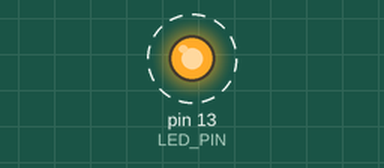
Recording of a sketch running on a simulated Arduino Uno, built with avr-gcc and run on an emulated ATmega328P. Parts: output pins drawn as LEDs (lit = HIGH). Dashed ring = blinking. What the sketch prints to the serial monitor is not drawn.

Above: at 0.2 s.
Timing chart, 0 to 3.0 s (numbered marks = the images above):
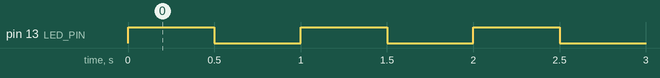

Measured:
- by itself, pin 13 (LED_PIN): alternates HIGH for 0.50 s and LOW for 0.50 s

The sketch:

00_blink.ino
```cpp
// Step 1: Is my toolchain working?
// Upload this. If the LED blinks once per second, you can program your board.

const int LED_PIN = LED_BUILTIN;

void setup() {
  pinMode(LED_PIN, OUTPUT);
  Serial.begin(115200);
  Serial.println("Hello, NSBE! Board is alive.");
}

void loop() {
  digitalWrite(LED_PIN, HIGH);
  delay(500);
  digitalWrite(LED_PIN, LOW);
  delay(500);
}
```
